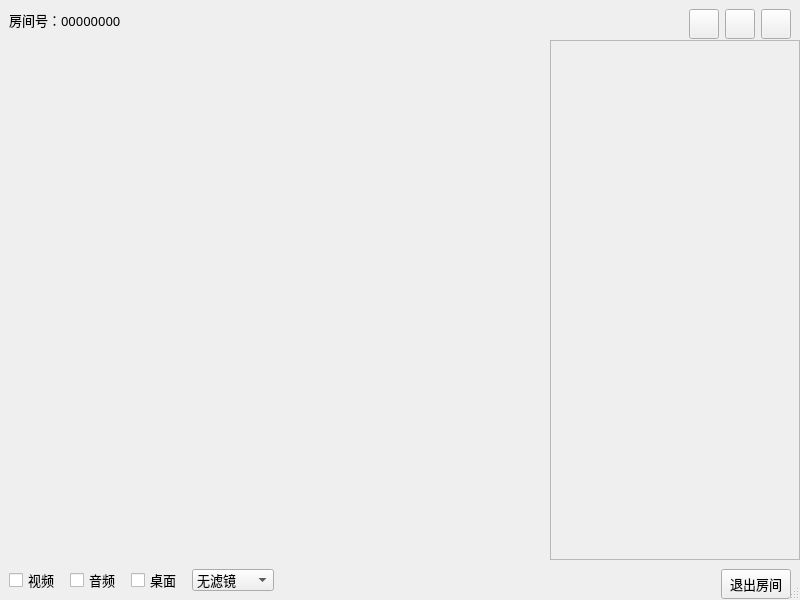
<?xml version="1.0" encoding="UTF-8"?>
<ui version="4.0">
 <class>RoomDialog</class>
 <widget class="QDialog" name="RoomDialog">
  <property name="geometry">
   <rect>
    <x>0</x>
    <y>0</y>
    <width>800</width>
    <height>600</height>
   </rect>
  </property>
  <property name="minimumSize">
   <size>
    <width>800</width>
    <height>600</height>
   </size>
  </property>
  <property name="windowTitle">
   <string>Dialog</string>
  </property>
  <property name="windowIcon">
   <iconset resource="resource.qrc">
    <normaloff>:/images/orange.png</normaloff>:/images/orange.png</iconset>
  </property>
  <property name="sizeGripEnabled">
   <bool>true</bool>
  </property>
  <layout class="QVBoxLayout" name="verticalLayout">
   <property name="spacing">
    <number>0</number>
   </property>
   <property name="leftMargin">
    <number>0</number>
   </property>
   <property name="topMargin">
    <number>0</number>
   </property>
   <property name="rightMargin">
    <number>0</number>
   </property>
   <property name="bottomMargin">
    <number>0</number>
   </property>
   <item>
    <widget class="QWidget" name="wdg_title" native="true">
     <property name="minimumSize">
      <size>
       <width>800</width>
       <height>40</height>
      </size>
     </property>
     <property name="maximumSize">
      <size>
       <width>16777215</width>
       <height>40</height>
      </size>
     </property>
     <layout class="QHBoxLayout" name="horizontalLayout_2">
      <item>
       <widget class="QLabel" name="lb_title">
        <property name="font">
         <font>
          <family>微软雅黑</family>
          <pointsize>10</pointsize>
         </font>
        </property>
        <property name="text">
         <string>房间号：00000000</string>
        </property>
        <property name="textInteractionFlags">
         <set>Qt::TextInteractionFlag::LinksAccessibleByMouse|Qt::TextInteractionFlag::TextSelectableByMouse</set>
        </property>
       </widget>
      </item>
      <item>
       <spacer name="horizontalSpacer">
        <property name="orientation">
         <enum>Qt::Orientation::Horizontal</enum>
        </property>
        <property name="sizeHint" stdset="0">
         <size>
          <width>592</width>
          <height>20</height>
         </size>
        </property>
       </spacer>
      </item>
      <item>
       <widget class="QPushButton" name="pb_min">
        <property name="minimumSize">
         <size>
          <width>30</width>
          <height>30</height>
         </size>
        </property>
        <property name="maximumSize">
         <size>
          <width>30</width>
          <height>30</height>
         </size>
        </property>
        <property name="toolTip">
         <string>&lt;html&gt;&lt;head/&gt;&lt;body&gt;&lt;p&gt;最小化&lt;/p&gt;&lt;/body&gt;&lt;/html&gt;</string>
        </property>
        <property name="text">
         <string/>
        </property>
        <property name="icon">
         <iconset theme="QIcon::ThemeIcon::ListRemove"/>
        </property>
        <property name="iconSize">
         <size>
          <width>25</width>
          <height>25</height>
         </size>
        </property>
        <property name="autoDefault">
         <bool>false</bool>
        </property>
       </widget>
      </item>
      <item>
       <widget class="QPushButton" name="pb_max">
        <property name="minimumSize">
         <size>
          <width>30</width>
          <height>30</height>
         </size>
        </property>
        <property name="maximumSize">
         <size>
          <width>30</width>
          <height>30</height>
         </size>
        </property>
        <property name="toolTip">
         <string>&lt;html&gt;&lt;head/&gt;&lt;body&gt;&lt;p&gt;全屏&lt;/p&gt;&lt;/body&gt;&lt;/html&gt;</string>
        </property>
        <property name="text">
         <string/>
        </property>
        <property name="icon">
         <iconset theme="QIcon::ThemeIcon::MediaPlaybackStop"/>
        </property>
        <property name="iconSize">
         <size>
          <width>20</width>
          <height>20</height>
         </size>
        </property>
        <property name="autoDefault">
         <bool>false</bool>
        </property>
       </widget>
      </item>
      <item>
       <widget class="QPushButton" name="pb_close">
        <property name="minimumSize">
         <size>
          <width>30</width>
          <height>30</height>
         </size>
        </property>
        <property name="maximumSize">
         <size>
          <width>30</width>
          <height>30</height>
         </size>
        </property>
        <property name="toolTip">
         <string>&lt;html&gt;&lt;head/&gt;&lt;body&gt;&lt;p&gt;关闭&lt;/p&gt;&lt;/body&gt;&lt;/html&gt;</string>
        </property>
        <property name="text">
         <string/>
        </property>
        <property name="icon">
         <iconset theme="QIcon::ThemeIcon::ApplicationExit"/>
        </property>
        <property name="iconSize">
         <size>
          <width>12</width>
          <height>12</height>
         </size>
        </property>
        <property name="autoDefault">
         <bool>false</bool>
        </property>
       </widget>
      </item>
     </layout>
    </widget>
   </item>
   <item>
    <layout class="QHBoxLayout" name="horizontalLayout">
     <property name="spacing">
      <number>3</number>
     </property>
     <item>
      <widget class="QWidget" name="wdg_left" native="true">
       <property name="minimumSize">
        <size>
         <width>0</width>
         <height>0</height>
        </size>
       </property>
       <layout class="QHBoxLayout" name="horizontalLayout_4">
        <property name="topMargin">
         <number>0</number>
        </property>
        <item>
         <widget class="UserShowWidget" name="wdg_userShow" native="true"/>
        </item>
       </layout>
      </widget>
     </item>
     <item>
      <widget class="QWidget" name="wdg_right" native="true">
       <property name="minimumSize">
        <size>
         <width>249</width>
         <height>520</height>
        </size>
       </property>
       <property name="maximumSize">
        <size>
         <width>250</width>
         <height>16777215</height>
        </size>
       </property>
       <layout class="QVBoxLayout" name="verticalLayout_2">
        <property name="spacing">
         <number>0</number>
        </property>
        <property name="leftMargin">
         <number>0</number>
        </property>
        <property name="topMargin">
         <number>0</number>
        </property>
        <property name="rightMargin">
         <number>0</number>
        </property>
        <property name="bottomMargin">
         <number>0</number>
        </property>
        <item>
         <widget class="QScrollArea" name="scrollArea">
          <property name="horizontalScrollBarPolicy">
           <enum>Qt::ScrollBarPolicy::ScrollBarAlwaysOff</enum>
          </property>
          <property name="widgetResizable">
           <bool>true</bool>
          </property>
          <widget class="QWidget" name="scrollAreaWidgetContents">
           <property name="geometry">
            <rect>
             <x>0</x>
             <y>0</y>
             <width>248</width>
             <height>518</height>
            </rect>
           </property>
           <layout class="QVBoxLayout" name="verticalLayout_3">
            <property name="spacing">
             <number>0</number>
            </property>
            <property name="leftMargin">
             <number>0</number>
            </property>
            <property name="topMargin">
             <number>0</number>
            </property>
            <property name="rightMargin">
             <number>0</number>
            </property>
            <property name="bottomMargin">
             <number>0</number>
            </property>
            <item>
             <widget class="QWidget" name="wdg_list" native="true"/>
            </item>
            <item>
             <spacer name="verticalSpacer">
              <property name="orientation">
               <enum>Qt::Orientation::Vertical</enum>
              </property>
              <property name="sizeHint" stdset="0">
               <size>
                <width>20</width>
                <height>1000</height>
               </size>
              </property>
             </spacer>
            </item>
           </layout>
          </widget>
         </widget>
        </item>
       </layout>
      </widget>
     </item>
    </layout>
   </item>
   <item>
    <widget class="QWidget" name="wdg_bottom" native="true">
     <property name="minimumSize">
      <size>
       <width>800</width>
       <height>40</height>
      </size>
     </property>
     <property name="maximumSize">
      <size>
       <width>16777215</width>
       <height>40</height>
      </size>
     </property>
     <property name="font">
      <font>
       <family>微软雅黑</family>
       <pointsize>10</pointsize>
      </font>
     </property>
     <layout class="QHBoxLayout" name="horizontalLayout_3">
      <property name="spacing">
       <number>10</number>
      </property>
      <item>
       <widget class="QCheckBox" name="cb_video">
        <property name="minimumSize">
         <size>
          <width>0</width>
          <height>20</height>
         </size>
        </property>
        <property name="text">
         <string>视频</string>
        </property>
       </widget>
      </item>
      <item>
       <widget class="QCheckBox" name="cb_audio">
        <property name="minimumSize">
         <size>
          <width>0</width>
          <height>20</height>
         </size>
        </property>
        <property name="text">
         <string>音频</string>
        </property>
       </widget>
      </item>
      <item>
       <widget class="QCheckBox" name="cb_desk">
        <property name="minimumSize">
         <size>
          <width>0</width>
          <height>20</height>
         </size>
        </property>
        <property name="text">
         <string>桌面</string>
        </property>
       </widget>
      </item>
      <item>
       <widget class="QComboBox" name="cbb_special">
        <item>
         <property name="text">
          <string>无滤镜</string>
         </property>
        </item>
        <item>
         <property name="text">
          <string>兔耳朵</string>
         </property>
        </item>
        <item>
         <property name="text">
          <string>圣诞帽子</string>
         </property>
        </item>
        <item>
         <property name="text">
          <string>笑脸</string>
         </property>
        </item>
       </widget>
      </item>
      <item>
       <spacer name="horizontalSpacer_2">
        <property name="orientation">
         <enum>Qt::Orientation::Horizontal</enum>
        </property>
        <property name="sizeHint" stdset="0">
         <size>
          <width>490</width>
          <height>20</height>
         </size>
        </property>
       </spacer>
      </item>
      <item>
       <widget class="QPushButton" name="pb_quit">
        <property name="minimumSize">
         <size>
          <width>70</width>
          <height>30</height>
         </size>
        </property>
        <property name="maximumSize">
         <size>
          <width>70</width>
          <height>30</height>
         </size>
        </property>
        <property name="font">
         <font>
          <family>微软雅黑</family>
          <pointsize>10</pointsize>
         </font>
        </property>
        <property name="text">
         <string>退出房间</string>
        </property>
        <property name="autoDefault">
         <bool>false</bool>
        </property>
       </widget>
      </item>
     </layout>
    </widget>
   </item>
  </layout>
 </widget>
 <customwidgets>
  <customwidget>
   <class>UserShowWidget</class>
   <extends>QWidget</extends>
   <header location="global">usershowwidget.h</header>
   <container>1</container>
  </customwidget>
 </customwidgets>
 <resources>
  <include location="resource.qrc"/>
 </resources>
 <connections/>
</ui>
